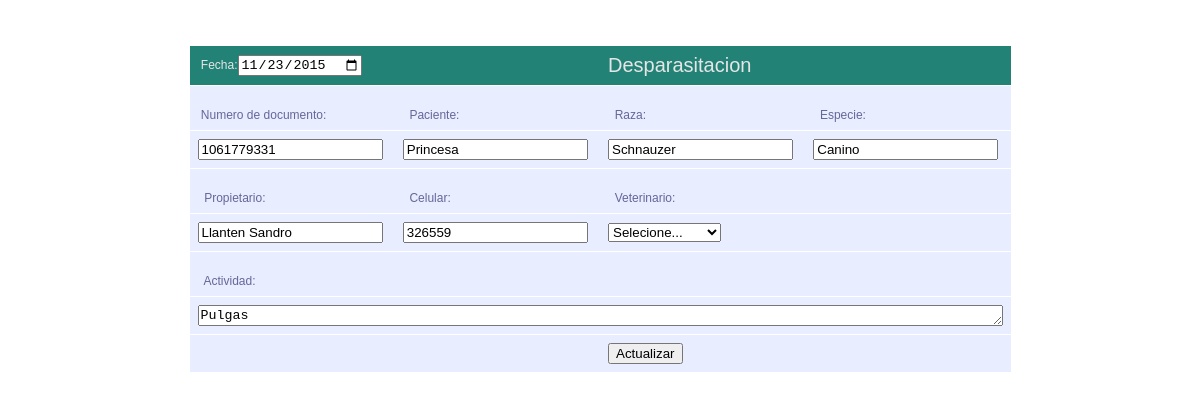
The app's page /Proyecto/veterinaria/actualizar/act_desparacitacion.php?id_reg=1 with its own data.
### tables this page shows
CREATE TABLE `desparacitacion` (
  `id_despa` int(5) NOT NULL,
  `fecha` date NOT NULL,
  `id_mascota` int(5) NOT NULL,
  `actividad` varchar(50) NOT NULL,
  `id_propietario` int(5) NOT NULL
);

CREATE TABLE `propietario` (
  `id_propietario` int(5) NOT NULL,
  `p_nombre` varchar(20) NOT NULL,
  `s_nombre` varchar(20) NOT NULL,
  `p_apellido` varchar(20) NOT NULL,
  `s_apellido` varchar(20) NOT NULL,
  `id_tipo_docu` int(5) NOT NULL,
  `numero_tipo` int(10) NOT NULL,
  `clave` varchar(50) NOT NULL,
  `celular` varchar(14) NOT NULL,
  `direccion` varchar(40) NOT NULL,
  `email` varchar(50) NOT NULL,
  `id_roll` int(5) NOT NULL,
  `id_est_propi` int(5) NOT NULL,
  `online` int(2) NOT NULL,
  `codigo` int(5) NOT NULL
);

CREATE TABLE `mascota` (
  `id_mascota` int(50) NOT NULL,
  `nombre` varchar(20) NOT NULL,
  `fecha_nacimiento` date NOT NULL,
  `color` varchar(20) NOT NULL,
  `peso_kg` int(20) NOT NULL,
  `raza` varchar(20) NOT NULL,
  `id_genero` int(5) NOT NULL,
  `id_especie` int(5) NOT NULL,
  `id_estado` int(5) NOT NULL,
  `id_propietario` int(5) NOT NULL,
  `fecha_actu` date NOT NULL
);

CREATE TABLE `especie` (
  `id_especie` int(5) NOT NULL,
  `especie` varchar(20) NOT NULL
);

### Proyecto/veterinaria/actualizar/act_desparacitacion.php (the view, shortened to what this page needs)
<?php
$link= Conectarse();
$id=$_GET['id_reg'];
$despara="SELECT desparacitacion.id_despa,desparacitacion.fecha,desparacitacion.actividad,mascota.nombre,mascota.raza,especie.especie,
propietario.p_nombre,propietario.p_apellido,Propietario.celular,propietario.numero_tipo FROM desparacitacion,mascota,especie,propietario WHERE desparacitacion.id_mascota=mascota.id_mascota
AND mascota.id_especie=especie.id_especie AND mascota.id_propietario=propietario.id_propietario AND desparacitacion.id_despa='$id'";
$query_despara=mysql_query($despara,$link);
$paci=mysql_fetch_array($query_despara);
?>
<html>
<head>
</head>
<body>
	<center>
	<table border="0">
		<form id="esp" name="esp" action="" method="POST">
		<tr>
		<td colspan="2" class="jv">&nbsp;Fecha:<input type="date" name="fecha"  title="fecha"
		<?php echo "value='".$paci['1']."'";?>></td>
		<td colspan="4" class="jv"><label class="letras">Desparasitacion</label></td>
		</tr>
		<tr>
		<td colspan="" ><br>&nbsp;Numero de documento: </td>
		<td><br> &nbsp; Paciente: </td>
		<td><br> &nbsp; Raza:</td>
		<td><br> &nbsp; Especie: </td>
		</tr>
		<tr>
		<td><input type="number" name="num"  <?php echo "value='".$paci['9']."'";?>readonly="readonly" ></td>
		<td><input type="text" name="mascota"  <?php echo "value='".$paci['3']."'";?> readonly="readonly"></td>
			<td><input type="text" name="raza" id="raza" <?php echo "value='".$paci['4']."'";?>  readonly="readonly"></td>
		<td><input type="text" name="especie" id="especie" <?php echo "value='".$paci['5']."'";?>  readonly="readonly"></td>
		</tr>
		<tr>
		<td><br>&nbsp; Propietario:</td>
		<td><br>&nbsp; Celular: </td>
		<td colspan=""><br>&nbsp; Veterinario: </td>
		<td colspan="2"><br></td>
		</tr>
		<tr>
		<td><input type="text" name="propie"
		<?php echo "value='".$paci['7'].' '.$paci['6']."'";?> readonly="readonly" title="propietario" ></td>
		<td><input type="text" name="cel"
		<?php echo "value='".$paci['8']."'";?>readonly="readonly" title="celular" ></td>
		<td colspan="3"><select name="esp" id="esp"  >
		<option name="0" id="0" value="0">Selecione...</option>
		</td></select>
		</tr>
		<tr>
		<td colspan="6"><br>&nbsp; Actividad:</td>
		<tr>
		<td colspan="6">
		<textarea   name="motivos" class=estilotextarea id="motivos" rows="1" cols="98"><?php echo"".$paci['2'];?></textarea>
		</td></tr></tr>
		<tr>
		<td></td>
		<td></td>
		<td><input type="submit"  name="act" value="Actualizar"></td><td>
		</form></tr>
		</table>
</body>
</html>

### Proyecto/veterinaria/actualizar/act_desparacitacion.php (style rules this page uses)
.letras { font-family: "Arial"; font-size: 20; }
.jv { color: #E6E6E6; background-color: #238276; }
table { font-family: "Lucida Sans Unicode", "Lucida Grande", Sans-Serif; font-size: 12px; margin: 45px; width: 480px; text-align: left; border-collapse: collapse; }
td { padding: 8px; background: #e8edff; border-bottom: 1px solid #fff; color: #669; border-top: 1px solid transparent; }

### records on screen
desparacitacion: fecha "11/23/2015", num "1061779331", mascota "Princesa", raza "Schnauzer", especie "Canino", propie "Llanten Sandro", cel "326559", motivos "Pulgas"
